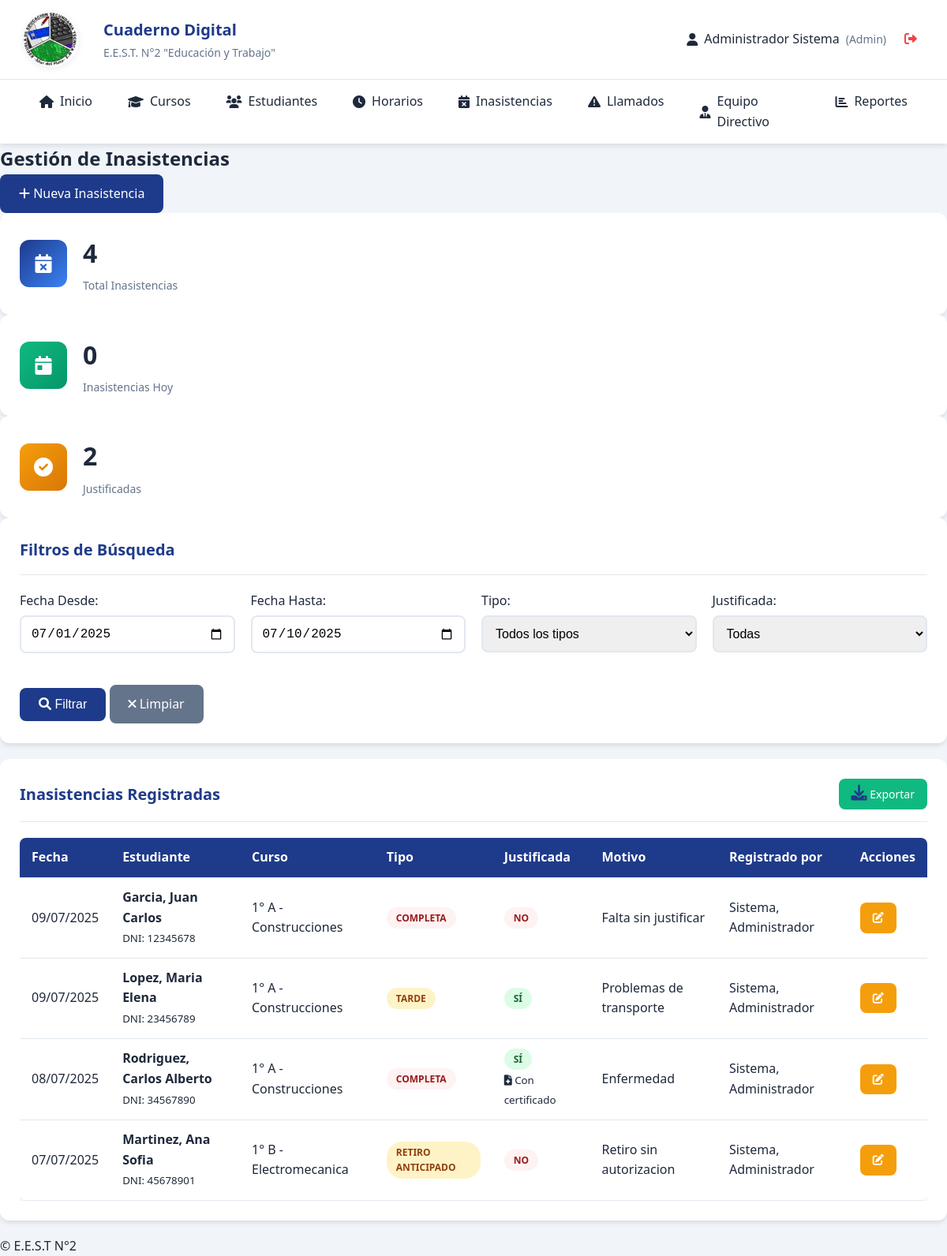
Screenshot of /inasistencias.php (signed in) with the database file from the repository.
### tables this page shows
CREATE TABLE IF NOT EXISTS inasistencias (
    id INT AUTO_INCREMENT PRIMARY KEY,
    estudiante_id INT NOT NULL,
    fecha DATE NOT NULL,
    tipo ENUM('completa', 'tarde', 'retiro_anticipado') NOT NULL,
    justificada BOOLEAN DEFAULT FALSE,
    motivo TEXT,
    certificado_medico BOOLEAN DEFAULT FALSE,
    observaciones TEXT,
    usuario_id INT NOT NULL,  
    fecha_registro TIMESTAMP DEFAULT CURRENT_TIMESTAMP,
    FOREIGN KEY (estudiante_id) REFERENCES estudiantes(id),
    FOREIGN KEY (usuario_id) REFERENCES usuarios(id)
);

CREATE TABLE IF NOT EXISTS estudiantes (
    id INT AUTO_INCREMENT PRIMARY KEY,
    dni VARCHAR(20) UNIQUE NOT NULL,
    apellido VARCHAR(100) NOT NULL,
    nombre VARCHAR(100) NOT NULL,
    fecha_nacimiento DATE,
    grupo_sanguineo VARCHAR(10),
    obra_social VARCHAR(100),
    domicilio TEXT,
    telefono_fijo VARCHAR(20),
    telefono_celular VARCHAR(20),
    email VARCHAR(100),
    foto VARCHAR(255),  
    curso_id INT,
    activo BOOLEAN DEFAULT TRUE,
    fecha_ingreso DATE DEFAULT CURRENT_DATE,
    FOREIGN KEY (curso_id) REFERENCES cursos(id)
);

CREATE TABLE IF NOT EXISTS cursos (
    id INT AUTO_INCREMENT PRIMARY KEY,
    anio INT NOT NULL,  
    division VARCHAR(5) NOT NULL,  
    turno_id INT NOT NULL,
    especialidad_id INT NOT NULL,
    taller_id INT,
    grado ENUM('inferior', 'superior') NOT NULL,  
    activo BOOLEAN DEFAULT TRUE,
    FOREIGN KEY (turno_id) REFERENCES turnos(id),
    FOREIGN KEY (especialidad_id) REFERENCES especialidades(id),
    FOREIGN KEY (taller_id) REFERENCES talleres(id)
);

CREATE TABLE IF NOT EXISTS especialidades (
    id INT AUTO_INCREMENT PRIMARY KEY,
    nombre VARCHAR(100) NOT NULL,
    descripcion TEXT,
    activa BOOLEAN DEFAULT TRUE
);

CREATE TABLE IF NOT EXISTS usuarios (
    id INT AUTO_INCREMENT PRIMARY KEY,
    username VARCHAR(50) UNIQUE NOT NULL,
    password VARCHAR(255) NOT NULL,
    nombre VARCHAR(100) NOT NULL,
    apellido VARCHAR(100) NOT NULL,
    email VARCHAR(100),
    rol ENUM('admin', 'directivo', 'preceptor', 'secretaria') NOT NULL,
    activo BOOLEAN DEFAULT TRUE,
    fecha_creacion TIMESTAMP DEFAULT CURRENT_TIMESTAMP
);

### config/database.php (called while the page is built, shortened)
<?php
class Database {
    private static $instance = null;
    private $connection;
    private function __construct() {
        try {
            $this->connection = new PDO(
                "mysql:host=" . DB_HOST . ";dbname=" . DB_NAME . ";charset=utf8",
                DB_USER,
                DB_PASS,
                [
                    PDO::ATTR_ERRMODE => PDO::ERRMODE_EXCEPTION,
                    PDO::ATTR_DEFAULT_FETCH_MODE => PDO::FETCH_ASSOC,
                    PDO::ATTR_EMULATE_PREPARES => false
                ]
            );
        } catch (PDOException $e) {
            die("Error de conexión: " . $e->getMessage());
        }
    }
    public static function getInstance() {
        if (self::$instance === null) {
            self::$instance = new self();
        }
        return self::$instance;
    }
    public function query($sql, $params = []) {
        $stmt = $this->connection->prepare($sql);
        $stmt->execute($params);
        return $stmt;
    }
    public function fetchAll($sql, $params = []) {
        return $this->query($sql, $params)->fetchAll();
    }
    public function fetch($sql, $params = []) {
        return $this->query($sql, $params)->fetch();
    }
}
?>

### inasistencias.php (the view, shortened to what this page needs)
<?php
include 'includes/header.php';
require_once 'config/database.php';
$db = Database::getInstance();
$fecha_desde = $_GET['fecha_desde'] ?? date('Y-m-01');
$fecha_hasta = $_GET['fecha_hasta'] ?? date('Y-m-d');
$where_conditions = ["1=1"];
$params = [];
if ($fecha_desde) {
    $where_conditions[] = "i.fecha >= ?";
    $params[] = $fecha_desde;
}
if ($fecha_hasta) {
    $where_conditions[] = "i.fecha <= ?";
    $params[] = $fecha_hasta;
}
$where_clause = implode(" AND ", $where_conditions);
$inasistencias = $db->fetchAll("
    SELECT i.*, e.apellido, e.nombre, e.dni, c.anio, c.division, esp.nombre as especialidad,
           u.nombre as usuario_nombre, u.apellido as usuario_apellido
    FROM inasistencias i
    JOIN estudiantes e ON i.estudiante_id = e.id
    LEFT JOIN cursos c ON e.curso_id = c.id
    LEFT JOIN especialidades esp ON c.especialidad_id = esp.id
    LEFT JOIN usuarios u ON i.usuario_id = u.id
    WHERE $where_clause
    ORDER BY i.fecha DESC, e.apellido, e.nombre
    LIMIT 200
", $params);
$total_inasistencias = $db->fetch("
    SELECT COUNT(*) as total FROM inasistencias i
    JOIN estudiantes e ON i.estudiante_id = e.id
    WHERE $where_clause
", $params)['total'];
$inasistencias_hoy = $db->fetch("
    SELECT COUNT(*) as total FROM inasistencias WHERE fecha = CURDATE()
")['total'];
$justificadas = $db->fetch("
    SELECT COUNT(*) as total FROM inasistencias i
    JOIN estudiantes e ON i.estudiante_id = e.id
    WHERE $where_clause AND i.justificada = 1
", $params)['total'];
?>
<section class="inasistencias-section">
    <div class="section-header">
        <h2>Gestión de Inasistencias</h2>
        <a href="inasistencias.php?action=nueva" class="btn btn-primary">
            <i class="fas fa-plus"></i> Nueva Inasistencia
        </a>
    </div>
    <div class="stats-cards grid-3">
        <div class="stat-card">
            <div class="stat-icon">
                <i class="fas fa-calendar-times"></i>
            </div>
            <div class="stat-content">
                <h3><?php echo $total_inasistencias; ?></h3>
                <p>Total Inasistencias</p>
            </div>
        </div>
        <div class="stat-card">
            <div class="stat-icon">
                <i class="fas fa-calendar-day"></i>
            </div>
            <div class="stat-content">
                <h3><?php echo $inasistencias_hoy; ?></h3>
                <p>Inasistencias Hoy</p>
            </div>
        </div>
        <div class="stat-card">
            <div class="stat-icon">
                <i class="fas fa-check-circle"></i>
            </div>
            <div class="stat-content">
                <h3><?php echo $justificadas; ?></h3>
                <p>Justificadas</p>
            </div>
        </div>
    </div>
    <div class="card">
        <div class="card-header">
            <h3 class="card-title">Filtros de Búsqueda</h3>
        </div>
        <form method="GET" class="filters-form">
            <div class="form-row">
                <div class="form-group">
                    <label for="fecha_desde">Fecha Desde:</label>
                    <input type="date" name="fecha_desde" id="fecha_desde"
                           value="<?php echo htmlspecialchars($fecha_desde); ?>">
                </div>
                <div class="form-group">
                    <label for="fecha_hasta">Fecha Hasta:</label>
                    <input type="date" name="fecha_hasta" id="fecha_hasta"
                           value="<?php echo htmlspecialchars($fecha_hasta); ?>">
                </div>
                <div class="form-group">
                    <label for="tipo_filter">Tipo:</label>
                    <select name="tipo" id="tipo_filter">
                        <option value="">Todos los tipos</option>
                    </select>
                </div>
                <div class="form-group">
                    <label for="justificada_filter">Justificada:</label>
                    <select name="justificada" id="justificada_filter">
                        <option value="">Todas</option>
                    </select>
                </div>
            </div>
            <div class="form-actions">
                <button type="submit" class="btn btn-primary">
                    <i class="fas fa-search"></i> Filtrar
                </button>
                <a href="inasistencias.php" class="btn btn-secondary">
                    <i class="fas fa-times"></i> Limpiar
                </a>
            </div>
        </form>
    </div>
    <div class="card">
        <div class="card-header">
            <h3 class="card-title">Inasistencias Registradas</h3>
            <div class="header-actions">
                <a href="inasistencias.php?action=exportar" class="btn btn-success btn-sm">
                    <i class="fas fa-download"></i> Exportar
                </a>
            </div>
        </div>
        <div class="table-container">
            <table class="table">
                <thead>
                    <tr>
                        <th>Fecha</th>
                        <th>Estudiante</th>
                        <th>Curso</th>
                        <th>Tipo</th>
                        <th>Justificada</th>
                        <th>Motivo</th>
                        <th>Registrado por</th>
                        <th>Acciones</th>
                    </tr>
                </thead>
                <tbody>
                    <?php foreach ($inasistencias as $inasistencia): ?>
                    <tr>
                        <td><?php echo date('d/m/Y', strtotime($inasistencia['fecha'])); ?></td>
                        <td>
                            <strong><?php echo htmlspecialchars($inasistencia['apellido'] . ', ' . $inasistencia['nombre']); ?></strong><br>
                            <small>DNI: <?php echo htmlspecialchars($inasistencia['dni']); ?></small>
                        </td>
                        <td><?php echo $inasistencia['anio'] . '° ' . $inasistencia['division'] . ' - ' . $inasistencia['especialidad']; ?></td>
                        <td>
                            <span class="status status-<?php echo $inasistencia['tipo'] === 'completa' ? 'danger' : 'warning'; ?>">
                                <?php echo ucfirst(str_replace('_', ' ', $inasistencia['tipo'])); ?>
                            </span>
                        </td>
                        <td>
                            <?php if ($inasistencia['justificada']): ?>
                                <span class="status status-active">Sí</span>
                                <?php if ($inasistencia['certificado_medico']): ?>
                                    <br><small><i class="fas fa-file-medical"></i> Con certificado</small>
                                <?php endif; ?>
                            <?php else: ?>
                                <span class="status status-inactive">No</span>
                            <?php endif; ?>
                        </td>
                        <td><?php echo htmlspecialchars($inasistencia['motivo'] ?? '-'); ?></td>
                        <td><?php echo htmlspecialchars($inasistencia['usuario_apellido'] . ', ' . $inasistencia['usuario_nombre']); ?></td>
                        <td>
                            <a href="inasistencia_editar.php?id=<?php echo $inasistencia['id']; ?>" class="btn btn-sm btn-warning">
                                <i class="fas fa-edit"></i>
                            </a>
                        </td>
                    </tr>
                    <?php endforeach; ?>
                </tbody>
            </table>
        </div>
    </div>
</section>
<?php include 'includes/footer.php'; ?>

### css/style.css (style rules this page uses)
* { margin: 0; padding: 0; box-sizing: border-box; }
:root { --primary-color: #1e3a8a; --secondary-color: #3b82f6; --accent-color: #f59e0b; --success-color: #10b981; --danger-color: #ef4444; --warning-color: #f59e0b; --info-color: #06b6d4; --light-color: #f8fafc; --dark-color: #1e293b; --gray-color: #64748b; --border-color: #e2e8f0; --shadow: 0 4px 6px -1px rgba(0, 0, 0, 0.1); --shadow-lg: 0 10px 15px -3px rgba(0, 0, 0, 0.1); }
body { font-family: 'Segoe UI', Tahoma, Geneva, Verdana, sans-serif; line-height: 1.6; color: var(--dark-color); background-color: #f1f5f9; }
.form-group { margin-bottom: 20px; }
.form-group label { display: block; margin-bottom: 5px; font-weight: 500; color: var(--dark-color); }
.form-group input { width: 100%; padding: 12px; border: 2px solid var(--border-color); border-radius: 8px; font-size: 16px; transition: border-color 0.3s; }
.btn { display: inline-block; padding: 12px 24px; border: none; border-radius: 8px; font-size: 16px; font-weight: 500; text-decoration: none; cursor: pointer; transition: all 0.3s; text-align: center; }
.btn-primary { background-color: var(--primary-color); color: white; }
.stat-card { background: white; border-radius: 12px; padding: 25px; box-shadow: var(--shadow); display: flex; align-items: center; gap: 20px; transition: transform 0.3s; }
.stat-icon { width: 60px; height: 60px; border-radius: 12px; display: flex; align-items: center; justify-content: center; font-size: 24px; color: white; }
.stat-card:nth-child(1) .stat-icon { background: linear-gradient(135deg, var(--primary-color), var(--secondary-color)); }
.stat-card:nth-child(2) .stat-icon { background: linear-gradient(135deg, var(--success-color), #059669); }
.stat-card:nth-child(3) .stat-icon { background: linear-gradient(135deg, var(--warning-color), #d97706); }
.stat-content h3 { font-size: 32px; font-weight: 700; color: var(--dark-color); margin-bottom: 5px; }
.stat-content p { color: var(--gray-color); font-size: 14px; font-weight: 500; }
.card { background: white; border-radius: 12px; padding: 25px; box-shadow: var(--shadow); margin-bottom: 20px; }
.card-header { display: flex; justify-content: space-between; align-items: center; margin-bottom: 20px; padding-bottom: 15px; border-bottom: 1px solid var(--border-color); }
.card-title { font-size: 20px; color: var(--primary-color); font-weight: 600; }
.card-header i { color: var(--primary-color); font-size: 20px; }
.table-container { overflow-x: auto; }
.table { width: 100%; border-collapse: collapse; background: white; border-radius: 8px; overflow: hidden; box-shadow: var(--shadow); }
.table th, .table td { padding: 12px 15px; text-align: left; border-bottom: 1px solid var(--border-color); }
.table th { background-color: var(--primary-color); color: white; font-weight: 600; }
.form-row { display: grid; grid-template-columns: repeat(auto-fit, minmax(250px, 1fr)); gap: 20px; margin-bottom: 20px; }
.form-group input, .form-group select, .form-group textarea { width: 100%; padding: 12px; border: 2px solid var(--border-color); border-radius: 8px; font-size: 16px; transition: border-color 0.3s; }
.btn-secondary { background-color: var(--gray-color); color: white; }
.btn-success { background-color: var(--success-color); color: white; }
.btn-warning { background-color: var(--warning-color); color: white; }
.btn-sm { padding: 8px 16px; font-size: 14px; }
.grid-3 { grid-template-columns: repeat(auto-fit, minmax(250px, 1fr)); }
.status { display: inline-block; padding: 4px 12px; border-radius: 20px; font-size: 12px; font-weight: 600; text-transform: uppercase; }
.status-active { background-color: #dcfce7; color: #166534; }
.status-inactive { background-color: #fef2f2; color: #991b1b; }
.status-danger { background-color: #fef2f2; color: #991b1b; }
.status-warning { background-color: #fef3c7; color: #92400e; }

### inasistencias.php (style rules this page uses)
.inasistencias-section { max-width: 1200px; margin: 0 auto; }
.header-actions { display: flex; gap: 10px; }

### rows the page displays
inasistencias: fecha "09/07/2025", estudiante.nombre "Garcia, Juan Carlos", estudiante.dni "12345678", cursos.anio "1", cursos.division "A", especialidades.nombre "Construcciones", tipo "COMPLETA", justificada "NO", motivo "Falta sin justificar", usuario.nombre "Sistema, Administrador"
inasistencias: fecha "09/07/2025", estudiante.nombre "Lopez, Maria Elena", estudiante.dni "23456789", cursos.anio "1", cursos.division "A", especialidades.nombre "Construcciones", tipo "TARDE", justificada "SÍ", motivo "Problemas de transporte", usuario.nombre "Sistema, Administrador"
inasistencias: fecha "08/07/2025", estudiante.nombre "Rodriguez, Carlos Alberto", estudiante.dni "34567890", cursos.anio "1", cursos.division "A", especialidades.nombre "Construcciones", tipo "COMPLETA", justificada "SÍ", motivo "Enfermedad", usuario.nombre "Sistema, Administrador"
inasistencias: fecha "07/07/2025", estudiante.nombre "Martinez, Ana Sofia", estudiante.dni "45678901", cursos.anio "1", cursos.division "B", especialidades.nombre "Electromecanica", tipo "RETIRO ANTICIPADO", justificada "NO", motivo "Retiro sin autorizacion", usuario.nombre "Sistema, Administrador"

### other values shown
$currentUser['nombre'] . ' ' . $currentUser['apellido'] "Administrador Sistema"
$currentUser['rol'] "Admin"
$total_inasistencias "4"
$inasistencias_hoy "0"
$justificadas "2"
